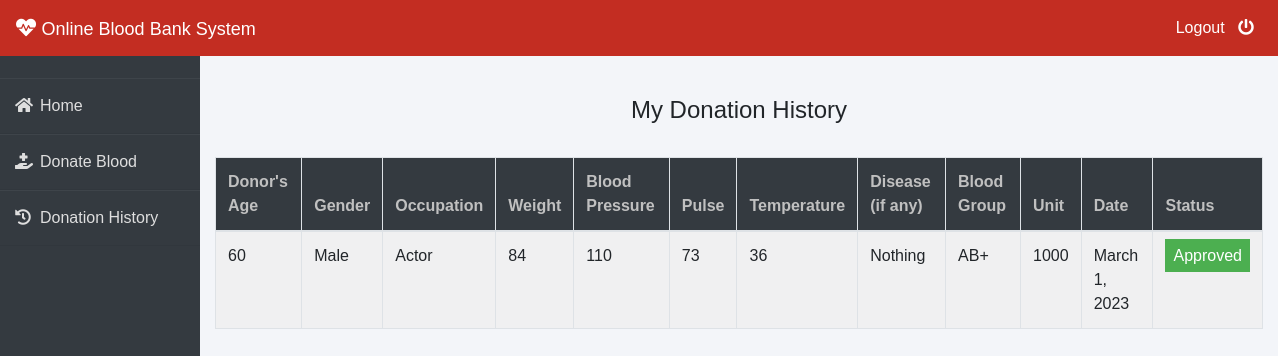
/donor/donation-history (signed in), run on the app's committed database.
### donor/models.py (models this page shows, shortened)
class BloodDonate(models.Model):
    donor=models.ForeignKey(Donor,on_delete=models.CASCADE)
    disease=models.CharField(max_length=100,default="Nothing")
    age=models.PositiveIntegerField()
    gender=models.CharField(max_length=10)
    occupation=models.CharField(max_length=20)
    weight=models.CharField(max_length=10)
    bloodpressure=models.CharField(max_length=10)
    pulse=models.CharField(max_length=10)
    temperature=models.CharField(max_length=10)
    bloodgroup=models.CharField(max_length=10)
    unit=models.PositiveIntegerField(default=0)
    status=models.CharField(max_length=20,default="Pending")
    date=models.DateField(auto_now=True)

### donor/views.py (the view)
# urls.py: path('donation-history', views.donation_history_view,name='donation-history'),
def donation_history_view(request):
    donor= models.Donor.objects.get(user_id=request.user.id)
    donations=models.BloodDonate.objects.all().filter(donor=donor)
    return render(request,'donor/donation_history.html',{'donations':donations})

### templates/donor/donation_history.html (shortened to what this page needs)
{% extends 'donor/donorbase.html' %}
{% block content %}
{% load widget_tweaks %}
{%load static%}
<head>
   </head>
<br><br>
<div class="container">
    <H4 class="text-center">My Donation History</H4><br>
    <table class="table table-light table-hover table-bordered table-striped">
        <thead class="bg-dark">
            <tr>
                <th scope="col" style="color: rgb(192, 192, 192);">Donor's Age</th>
                <th scope="col" style="color: rgb(192, 192, 192);">Gender</th>
                <th scope="col" style="color: rgb(192, 192, 192);">Occupation</th>
                <th scope="col" style="color: rgb(192, 192, 192);">Weight</th>
                <th scope="col" style="color: rgb(192, 192, 192);">Blood Pressure</th>
                <th scope="col" style="color: rgb(192, 192, 192);">Pulse</th>
                <th scope="col" style="color: rgb(192, 192, 192);">Temperature</th>
                <th scope="col" style="color: rgb(192, 192, 192);">Disease (if any)</th>
                <th scope="col" style="color: rgb(192, 192, 192);">Blood Group</th>
                <th scope="col" style="color: rgb(192, 192, 192);">Unit</th>
                <th scope="col" style="color: rgb(192, 192, 192);">Date</th>
                <th scope="col" style="color: rgb(192, 192, 192);">Status</th>
            </tr>
        </thead>
        <tbody>
            {% for t in donations %}
            <tr>
                <td>{{t.age}}</td>
                <td>{{t.gender}}</td>
                <td>{{t.occupation}}</td>
                <td> {{t.weight}}</td>
                <td> {{t.bloodpressure}}</td>
                <td> {{t.pulse}}</td>
                <td> {{t.temperature}}</td>
                <td> {{t.disease}}</td>
                <td>{{t.bloodgroup}}</td>
                <td>{{t.unit}}</td>
                <td>{{t.date}}</td>
                {% if t.status == 'Approved' %}
                <td><span class="label success"> Approved</span></td>
                {% elif t.status == 'Rejected' %}
                <td><span class="label danger">Rejected</span></td>
                {% else %}
                <td><span style="color: white;margin-left: 0px;" class="label info">Pending</span></td>
                {% endif %}
            </tr>
            {% endfor %}
        </tbody>
    </table>
</div>
{% endblock content %}

### templates/donor/donorbase.html (style rules this page uses)
* { margin: 0; padding: 0; box-sizing: border-box; list-style: none; text-decoration: none; font-family: 'Josefin Sans', sans-serif; }
body { background-color: #f3f5f9; }

### templates/donor/donation_history.html (style rules this page uses)
.label { color: white; padding: 8px; }
.success { background-color: #4CAF50; }

### data on the page
BloodDonate: age "60", gender "Male", occupation "Actor", weight "84", bloodpressure "110", pulse "73", temperature "36", disease "Nothing", bloodgroup "AB+", unit "1000", date "March 1, 2023", status "Approved"
